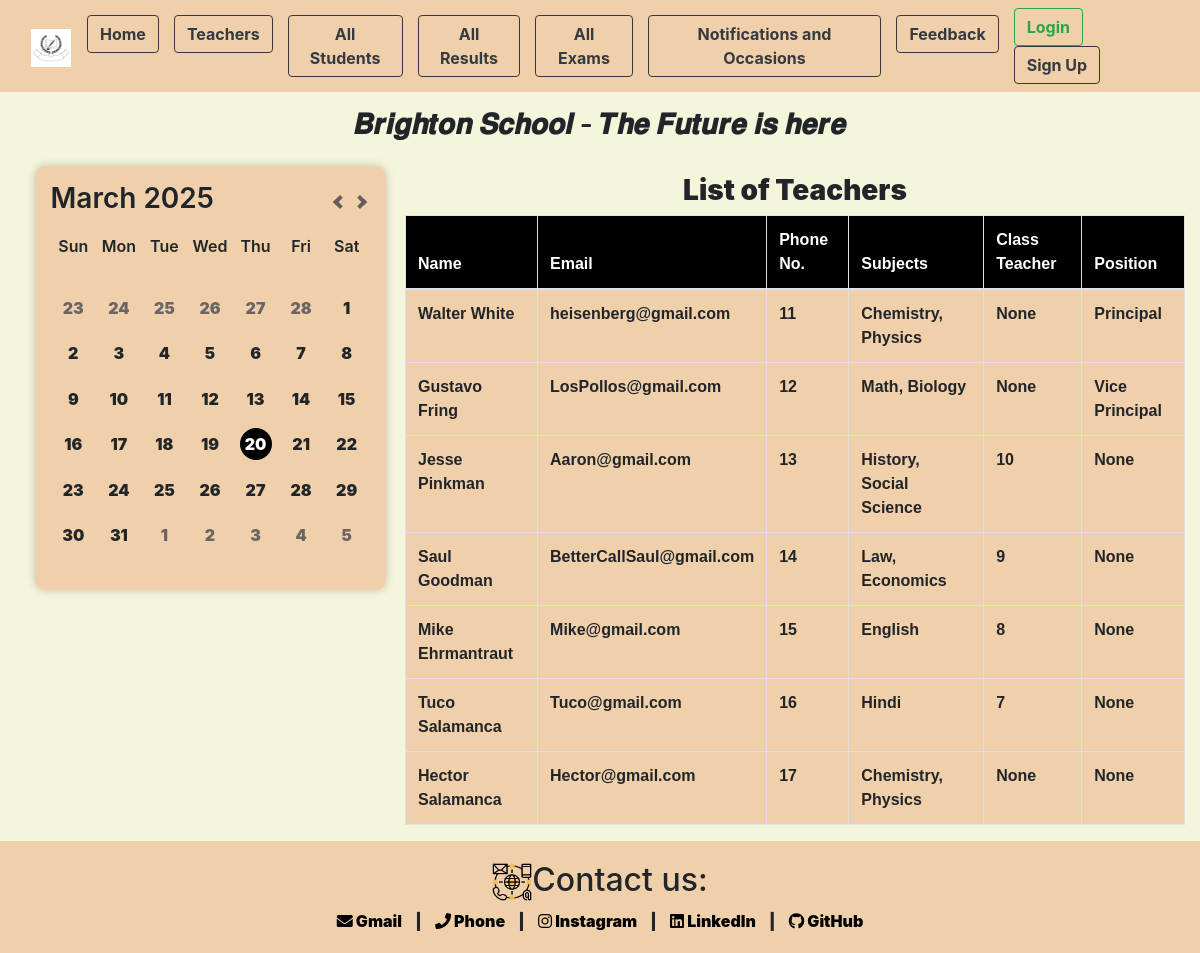
The page /teachers on the database its author committed.
### app/models.py (models this page shows)
class teachers(models.Model):
    name=models.CharField(max_length=100)
    Email=models.EmailField(max_length=200,null=True)
    phone_number=models.IntegerField(null=True)
    subjects=models.CharField(max_length=300,null=True)
    class_teacher_of=models.IntegerField(null=True, blank=True)
    position=models.CharField(max_length=200,null=True, blank=True)

### app/views.py (the view)
# urls.py: path('teachers', views.teacher_page,name="teacher"),
def teacher_page(request):
    teacher=teachers.objects.all()
    context={'teacher':teacher}
    return render(request,'app/teachers.html',context)

### app/templates/app/teachers.html (shortened to what this page needs)
{% extends "base_template/base.html" %}
{% load static %}
{% block content %}
            <div class="col-lg-8 col-md-8 col-sm-12 main-content">
                <h3 class="text-center mt-3"><strong>List of Teachers</strong></h3>
                    <table class="table table-bordered">
                        <thead style="font-weight: 900; background-color: black; color: white;">
                            <tr>
                                <th class="about_text">Name</th>
                                <th class="about_text">Email</th>
                                <th class="about_text">Phone No.</th>
                                <th class="about_text">Subjects</th>
                                <th class="about_text">Class Teacher</th>
                                <th class="about_text">Position</th>
                            </tr>
                        </thead>
                        <tbody style="background-color: rgb(240, 208, 170); font-weight:600; cursor: pointer;">
                            {% for t in teacher %}
                            <tr>
                                <td class="about_text">{{t.name}}</td>
                                <td class="about_text">{{t.Email}}</td>
                                <td class="about_text">{{t.phone_number}}</td>
                                <td class="about_text">{{t.subjects}}</td>
                                <td class="about_text">{{t.class_teacher_of}}</td>
                                <td class="about_text">{{t.position}}</td>
                            </tr>
                            {% endfor %}
                        </tbody>
                    </table>
            </div>
{% endblock content %}

### app/templates/base_template/base.html (shortened to what this page needs)
{% load static %}
<!DOCTYPE html>
<html lang="en">
<head>
    <link href="https://maxcdn.bootstrapcdn.com/bootstrap/4.5.2/css/bootstrap.min.css" rel="stylesheet">
    <link rel="stylesheet" href="{% static 'app/CSS_Files/index.css' %}" />
    <link href="https://cdnjs.cloudflare.com/ajax/libs/font-awesome/5.15.4/css/all.min.css" rel="stylesheet">
</head>
<body>
    <header class="mb-3">
        <nav class="navbar navbar-expand-lg bg-body-tertiary box_clr">
            <div class="container-fluid">
                <a class="navbar-brand" href="{% url "index" %}">
                    <img src="{% static 'images\3ce196b55fd63cba9f7387a298cdc96e.jpg' %}" alt="Logo" width="40" height="38" class="d-inline-block align-text-top">
                </a>
                <div class="collapse navbar-collapse" id="navbarSupportedContent">
                    <ul class="navbar-nav me-auto mb-2 mb-lg-0">
                        <a class="nav-item" href="{% url "index" %}">
                            <button class="btn btn-med btn-outline-dark" type="button"><b>Home</b></button>
                        </a>
                        <a class="nav-item" href="{% url "teacher" %}">
                            <button class="btn btn-med btn-outline-dark" type="button"><b>Teachers</b></button>
                        </a>
                        <a class="nav-item" href="{% url "all_student" %}">
                            <button class="btn btn-med btn-outline-dark"  type="button">
                               <b>All Students</b>
                            </button>
                        </a>
                        <a class="nav-item" href="{% url "all_result" %}">
                            <button class="btn btn-med btn-outline-dark"  type="button">
                               <b>All Results</b>
                            </button>
                        </a>
                        <a class="nav-item" href="{% url "all_exam" %}">
                            <button class="btn btn-med btn-outline-dark" type="button">
                               <b>All Exams</b>
                            </button>
                        </a>
                        <a class="nav-item" href="{% url "Nt_Oc" %}">
                            <button class="btn btn-med btn-outline-dark" type="button"><b>Notifications and Occasions</b></button>
                        </a>
                        <a class="nav-item" href="{% url "feedback" %}">
                            <button class="btn btn-med btn-outline-dark" type="button"><b>Feedback</b></button>
                        </a>
                    </ul>
                    <div class="action-btn ml-auto">
                        {% if user.is_authenticated %}
                        <form method="post" action="{% url 'logout' %}">
                            {% csrf_token %}
                            <button class="btn btn-lg btn-outline-danger" type="submit"><b>Logout</b></button>
                        </form>
                        {% else %}
                        <a class="nav-item" href="{% url "login" %}">
                            <button class="btn btn-med btn-outline-success" type="button"><b>Login</b></button>
                        </a>
                        <a href="{% url "register" %}">
                            <button class="btn btn-med btn-outline-dark"><b>Sign Up<b></button>
                        </a>
                        {% endif %}
                    </div>
                </div>
            </div>
        </nav>
    </header>
    <h3 class="text-center mb-3">𝑩𝒓𝒊𝒈𝒉𝒕𝒐𝒏 𝑺𝒄𝒉𝒐𝒐𝒍 - 𝑻𝒉𝒆 𝑭𝒖𝒕𝒖𝒓𝒆 𝒊𝒔 𝒉𝒆𝒓𝒆</h3>
    <main>
        <div class="container-fluid">
            <div class="row no-gutters">
                <div class="col-lg-4 col-md-4 col-sm-12 sidebar">
                    <div class="calendar">
                        <header>
                          <h3></h3>
                          <nav>
                            <button id="prev"></button>
                            <button id="next"></button>
                          </nav>
                        </header>
                        <section>
                          <ul class="days">
                            <li>Sun</li>
                            <li>Mon</li>
                            <li>Tue</li>
                            <li>Wed</li>
                            <li>Thu</li>
                            <li>Fri</li>
                            <li>Sat</li>
                          </ul>
                          <ul class="dates"></ul>
                        </section>
                    </div>
                </div>
                {% block content %}{% endblock content %}
            </div>
        </div>
    </main>
    <footer class="footer box_clr">
        <div class="container">
            <h2><img src="{% static 'images\contact.png' %}" class="me-3" width="40" height="38">Contact us:</h2>
            <a href="shariquereza786@gmail.com"><i class="fas fa-envelope"></i> Gmail</a> |
            <a href="tel:+1234567890"><i class="fas fa-phone"></i> Phone</a> |
            <a href="https://www.instagram.com/its_sharique08/profilecard/?igsh=MWh0YmJvaWp1aHdjNw%3D%3D"><i class="fab fa-instagram"></i> Instagram</a> |
            <a href="https://www.linkedin.com/in/sharique-reza-82638a219/"><i class="fab fa-linkedin"></i> LinkedIn</a> |
            <a href="https://github.com/ShariqueReza"><i class="fab fa-github"></i> GitHub</a>
        </div>
    </footer>
</body>
</html>

### app/static/app/CSS_Files/index.css (style rules this page uses)
body { background-color: beige; }
.box_clr { background-color: rgb(240, 208, 170); }
.navbar-nav .nav-item { margin-right: 15px; }
* { padding: 0; margin: 0; }
h3 { font-weight: 600; }
.calendar { margin: 0 auto; width: clamp(320px, 400px, 90%); padding: 1rem; background-color: rgb(240, 208, 170); border-radius: 10px; box-shadow: 0 0 10px rgba(0, 0, 0, 0.2); }
.calendar header { display: flex; align-items: center; justify-content: space-between; }
.calendar nav { display: flex; align-items: center; }
.calendar ul { list-style: none; display: flex; flex-wrap: wrap; text-align: center; }
.calendar ul li { width: calc(100% / 7); position: relative; z-index: 2; aspect-ratio: 1; display: flex; align-items: center; justify-content: center; }
#prev, #next { width: 20px; height: 20px; position: relative; border: none; background: transparent; cursor: pointer; }
#prev::before, #next::before { content: ""; width: 50%; height: 50%; position: absolute; top: 50%; left: 50%; border-style: solid; border-width: 0.25em 0.25em 0 0; border-color: #655c5c; }
#next::before { transform: translate(-50%, -50%) rotate(45deg); }
#prev::before { transform: translate(-50%, -50%) rotate(-135deg); }
.days { font-weight: 600; }
.footer { padding: 20px; text-align: center; }
.footer a { color: #000; text-decoration: none; margin: 0 10px; }
.about_text { font-family: 'Gill Sans', 'Gill Sans MT', Calibri, 'Trebuchet MS', sans-serif; }

### rows shown on the page
teachers: name "Walter White", Email "heisenberg@gmail.com", phone_number "11", subjects "Chemistry, Physics", class_teacher_of "None", position "Principal"
teachers: name "Gustavo Fring", Email "LosPollos@gmail.com", phone_number "12", subjects "Math, Biology", class_teacher_of "None", position "Vice Principal"
teachers: name "Jesse Pinkman", Email "Aaron@gmail.com", phone_number "13", subjects "History, Social Science", class_teacher_of "10", position "None"
teachers: name "Saul Goodman", Email "BetterCallSaul@gmail.com", phone_number "14", subjects "Law, Economics", class_teacher_of "9", position "None"
teachers: name "Mike Ehrmantraut", Email "Mike@gmail.com", phone_number "15", subjects "English", class_teacher_of "8", position "None"
teachers: name "Tuco Salamanca", Email "Tuco@gmail.com", phone_number "16", subjects "Hindi", class_teacher_of "7", position "None"
teachers: name "Hector Salamanca", Email "Hector@gmail.com", phone_number "17", subjects "Chemistry, Physics", class_teacher_of "None", position "None"
